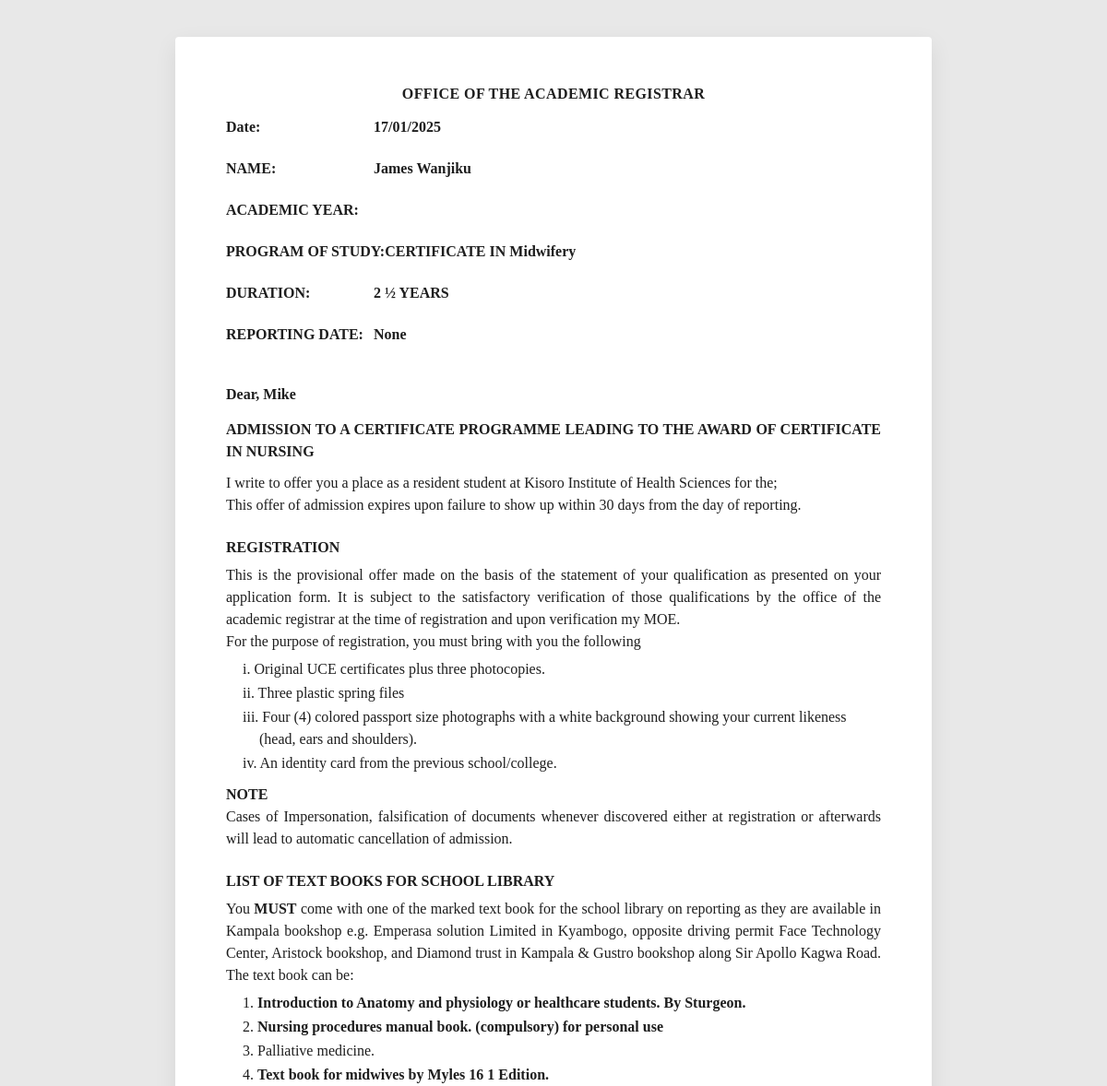
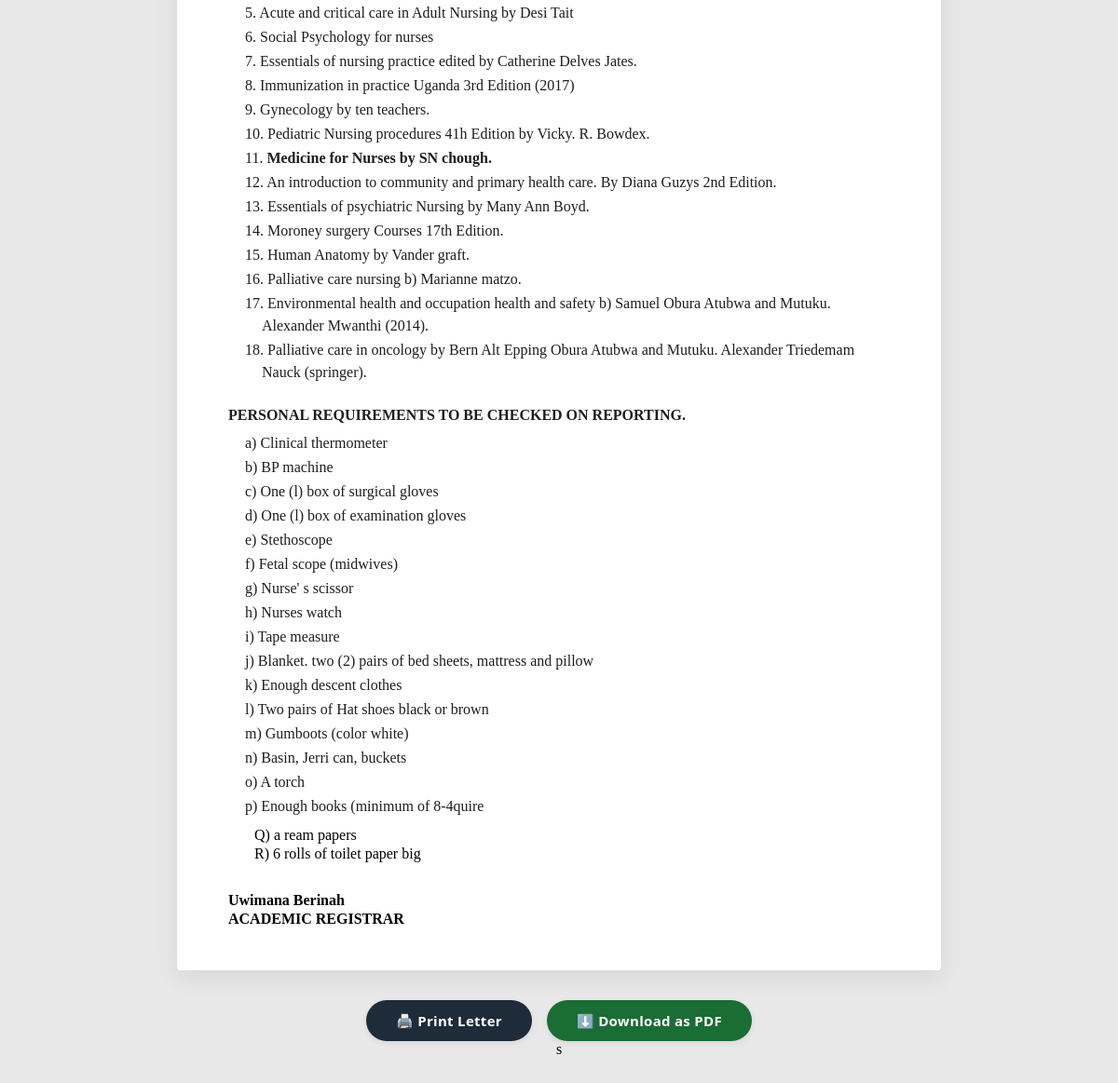
Screenshot of /portal/student/admission-form/33/ with the database file from the repository (2 pictures, top to bottom).
### admissions/models.py (models this page shows, shortened)
class Student(models.Model):
    application = models.OneToOneField(
        'Application',
        on_delete=models.SET_NULL,
        null=True,
        blank=True,
        related_name='admitted_student',
        help_text="The application this student was admitted from"
    )
    first_name = models.CharField(max_length=100)
    middle_name = models.CharField(max_length=100, blank=True)  # Optional middle name
    last_name = models.CharField(max_length=100)
    date_of_birth = models.DateField()
    gender = models.CharField(
        max_length=1,
        choices=[('M', 'Male'), ('F', 'Female')],
        help_text="Select gender"
    )  # Gender choices
    religion = models.CharField(max_length=50)
    nationality = models.CharField(max_length=100)
    passport_photo = models.ImageField(upload_to='passport_photos/', blank=True, null=True)
    birth_district = models.CharField(max_length=100)
    subcounty = models.CharField(max_length=100)
    parish = models.CharField(max_length=100)
    village = models.CharField(max_length=100)
    phone = models.CharField(max_length=15)
    email = models.EmailField(unique=True)
    father_name = models.CharField(max_length=100)
    father_phone = models.CharField(max_length=15)
    mother_name = models.CharField(max_length=100)
    mother_phone = models.CharField(max_length=15)
    sponsor_name = models.CharField(max_length=100)
    former_school = models.CharField(max_length=200, blank=True)
    former_school_district = models.CharField(max_length=100, blank=True)
    course = models.ForeignKey('academics.Course', on_delete=models.CASCADE)
    admission_number = models.CharField(max_length=20, unique=True, blank=True)
    reporting = models.DateField( blank=True, null=True)
    year_of_admission = models.CharField(max_length=15)
    NSIN = models.CharField(max_length=20, unique=False, blank=True, default='', help_text="National Student Identification Number. Leave blank if not yet assigned.")
    ENROLLMENT_STATUS_CHOICES = [
        ('ENROLLED', 'Enrolled'),
        ('PENDING', 'Pending'),
        ('DEFERRED', 'Deferred'),
        ('COMPLETED', 'Completed'),
        ('WITHDRAWN', 'Withdrawn'),
    ]
    enrollment_status = models.CharField(
        max_length=15,
        choices=ENROLLMENT_STATUS_CHOICES,
        default='PENDING',
        help_text="Current enrollment status of the student"
    )
    class Meta:
        verbose_name = 'Admission'
        verbose_name_plural = 'Admissions'

### academics/models.py (models this page shows, shortened)
class Course(models.Model):
    LEVEL_CHOICES = [
        ('CERTIFICATE', 'Certificate'),
        ('DIPLOMA', 'Diploma'),
        ('BACHELORS', "Bachelor's"),
        ('MASTERS', "Master's"),
    ]
    name = models.CharField(max_length=100)
    short_name = models.CharField(max_length=10, unique=True)  # e.g., CS for Computer Science
    duration = models.IntegerField(help_text="Duration in months")  # Course duration in months
    level = models.CharField(
        max_length=20,
        choices=LEVEL_CHOICES,
        default='CERTIFICATE',
        help_text="Academic level of the course"
    )
    department = models.ForeignKey(
        Department,
        on_delete=models.SET_NULL,
        null=True,
        blank=True,
        related_name='courses',
        help_text="Department this course belongs to"
    )

### admissions/views.py (the view)
# urls.py: path('student/admission-form/<int:student_id>/', views.student_admission_form, name='student_admission_form'),
def student_admission_form(request, student_id):
    student = get_object_or_404(Student, id=student_id)
    return render(request, 'admissions/admission_form.html', {'student': student})

### SchoolManagementSystem/context_processors.py (called while the page is built)
def dashboard_stats(request):
    total_admissions = AdmissionStudent.objects.count()
    enrolled = AdmissionStudent.objects.filter(enrollment_status='ENROLLED').count()
    completed = AdmissionStudent.objects.filter(enrollment_status='COMPLETED').count()
    withdrawn = AdmissionStudent.objects.filter(enrollment_status='WITHDRAWN').count()
    deferred = AdmissionStudent.objects.filter(enrollment_status='DEFERRED').count()
    pending = AdmissionStudent.objects.filter(enrollment_status='PENDING').count()
    active_enrolled = AcademicStudent.objects.count()
    return {
        'stats_total_students': total_admissions,
        'stats_enrolled': active_enrolled,
        'stats_completed': completed,
        'stats_withdrawn': withdrawn,
        'stats_deferred': deferred,
        'stats_pending': pending,
    }

### admissions/templates/admissions/admission_form.html (shortened to what this page needs)
<!DOCTYPE html>
<html lang="en">
<head>
</head>
<body>
<div class="letter">
    <div class="office">Office of the Academic Registrar</div>
    <div class="detail-line">
        <span class="label">Date:</span>
        <span class="value">17/01/2025</span>
    </div><br>
    <div class="detail-line">
        <span class="label">NAME:</span>
        <span class="value">{{ student.first_name }} {{ student.last_name }}</span>
    </div><br>
    <div class="detail-line">
        <span class="label">ACADEMIC YEAR:</span>
    </div><br>
    <div class="detail-line">
        <span class="label">PROGRAM OF STUDY:</span>
        <span class="value">CERTIFICATE IN {{ student.course.name }}</span>
    </div><br>
    <div class="detail-line">
        <span class="label">DURATION:</span>
        <span class="value">2 ½ YEARS</span>
    </div><br>
    <div class="detail-line">
        <span class="label">REPORTING DATE:</span>
        <span class="value">{{ student.reporting }}</span>
    </div><br>
    <p style="margin-top: 20px; font-weight: 700;">Dear, Mike</p>
    <p class="admission-title">ADMISSION TO A CERTIFICATE PROGRAMME LEADING TO THE AWARD OF CERTIFICATE IN NURSING</p>
    <p style="text-align: justify;">
        I write to offer you a place as a resident student at Kisoro Institute of Health Sciences for the;
    </p>
    <p style="text-align: justify;">
        This offer of admission expires upon failure to show up within 30 days from the day of reporting.
    </p>
    <p class="section-title">REGISTRATION</p>
    <p style="text-align: justify;">
        This is the provisional offer made on the basis of the statement of your qualification as presented on your application form. It is subject to the satisfactory verification of those qualifications by the office of the academic registrar at the time of registration and upon verification my MOE.
    </p>
    <p style="text-align: justify;">For the purpose of registration, you must bring with you the following</p>
    <ul class="reg-list">
        <li>Original UCE certificates plus three photocopies.</li>
        <li>Three plastic spring files</li>
        <li>Four (4) colored passport size photographs with a white background showing your current likeness (head, ears and shoulders).</li>
        <li>An identity card from the previous school/college.</li>
    </ul>
    <p class="note">NOTE</p>
    <p style="text-align: justify;">Cases of Impersonation, falsification of documents whenever discovered either at registration or afterwards will lead to automatic cancellation of admission.</p>
    <p class="section-title">LIST OF TEXT BOOKS FOR SCHOOL LIBRARY</p>
    <p style="text-align: justify;">
        You <b>MUST</b> come with one of the marked text book for the school library on reporting as they are available in Kampala bookshop e.g. Emperasa solution Limited in Kyambogo, opposite driving permit Face Technology Center, Aristock bookshop, and Diamond trust in Kampala &amp; Gustro bookshop along Sir Apollo Kagwa Road. The text book can be:
    </p>
    <ul class="book-list">
        <li><b>Introduction to Anatomy and physiology or healthcare students. By Sturgeon.</b></li>
        <li><b>Nursing procedures manual book. (compulsory) for personal use</b></li>
        <li>Palliative medicine.</li>
        <li><b>Text book for midwives by Myles 16 1 Edition.</b></li>
        <li>Acute and critical care in Adult Nursing by Desi Tait</li>
        <li>Social Psychology for nurses</li>
        <li>Essentials of nursing practice edited by Catherine Delves Jates.</li>
        <li>Immunization in practice Uganda 3rd Edition (2017)</li>
        <li>Gynecology by ten teachers.</li>
        <li>Pediatric Nursing procedures 41h Edition by Vicky. R. Bowdex.</li>
        <li><b>Medicine for Nurses by SN chough.</b></li>
        <li>An introduction to community and primary health care. By Diana Guzys 2nd Edition.</li>
        <li>Essentials of psychiatric Nursing by Many Ann Boyd.</li>
        <li>Moroney surgery Courses 17th Edition.</li>
        <li>Human Anatomy by Vander graft.</li>
        <li>Palliative care nursing b) Marianne matzo.</li>
        <li>Environmental health and occupation health and safety b) Samuel Obura Atubwa and Mutuku. Alexander Mwanthi (2014).</li>
        <li>Palliative care in oncology by Bern Alt Epping Obura Atubwa and Mutuku. Alexander Triedemam Nauck (springer).</li>
    </ul>
    <p class="section-title">PERSONAL REQUIREMENTS TO BE CHECKED ON REPORTING.</p>
    <ul class="personal-list">
        <li data-letter="a">Clinical thermometer</li>
        <li data-letter="b">BP machine</li>
        <li data-letter="c">One (l) box of surgical gloves</li>
        <li data-letter="d">One (l) box of examination gloves</li>
        <li data-letter="e">Stethoscope</li>
        <li data-letter="f">Fetal scope (midwives)</li>
        <li data-letter="g">Nurse' s scissor</li>
        <li data-letter="h">Nurses watch</li>
        <li data-letter="i">Tape measure</li>
        <li data-letter="j">Blanket. two (2) pairs of bed sheets, mattress and pillow</li>
        <li data-letter="k">Enough descent clothes</li>
        <li data-letter="l">Two pairs of Hat shoes black or brown</li>
        <li data-letter="m">Gumboots (color white)</li>
        <li data-letter="n">Basin, Jerri can, buckets</li>
        <li data-letter="o">A torch</li>
        <li data-letter="p">Enough books (minimum of 8-4quire</li>
    </ul>
    <div class="extra-item">Q) a ream papers</div>
    <div class="extra-item">R) 6 rolls of toilet paper big</div>
    <div class="signature-block">
        <div class="name">Uwimana Berinah</div>
        <div style="font-weight: 700; margin-top: 2px;">ACADEMIC REGISTRAR</div>
    </div>
</div>
<div class="actions">
    <button class="btn-print" onclick="window.print()">🖨️ Print Letter</button>
    <a class="btn-pdf" href="{% url 'admission_letter' student.id %}">⬇️ Download as PDF</a>
</div>
</body>
</html>s

### admissions/templates/admissions/admission_form.html (style rules this page uses)
* { margin: 0; padding: 0; box-sizing: border-box; }
body { background: #e8e8e8; font-family: 'Bookman Old Style', 'Times New Roman', serif; padding: 40px 20px; display: flex; flex-direction: column; align-items: center; }
.letter { max-width: 820px; width: 100%; background: #ffffff; padding: 50px 55px 45px 55px; box-shadow: 0 8px 24px rgba(0,0,0,0.08); border-radius: 4px; transition: all 0.2s; }
.letter p, .letter li, .letter .detail-line, .letter .office { font-size: 12pt; line-height: 1.5; color: #1e1e1e; }
.letter b, strong { font-weight: 700; }
.office { text-align: center; font-weight: 700; font-size: 13pt; letter-spacing: 0.4px; margin-bottom: 12px; text-transform: uppercase; }
.detail-line { display: flex; align-items: baseline; flex-wrap: wrap; margin-bottom: 3px; }
.detail-line .label { min-width: 160px; font-weight: 700; }
.detail-line .value { font-weight: 700; }
.section-title { font-weight: 700; margin-top: 22px; margin-bottom: 6px; font-size: 12pt; }
.admission-title { font-weight: 700; margin: 14px 0 10px 0; text-align: justify; font-size: 12pt; }
ul { list-style: none; padding-left: 28px; margin: 6px 0 10px 0; }
ul li { padding-left: 8px; margin-bottom: 2px; text-indent: -18px; }
ul.reg-list li::before { content: "i. "; font-weight: 400; }
ul.reg-list li:nth-child(2)::before { content: "ii. "; }
ul.reg-list li:nth-child(3)::before { content: "iii. "; }
ul.reg-list li:nth-child(4)::before { content: "iv. "; }
ul.book-list { counter-reset: book-counter 0; }
ul.book-list li::before { content: counter(book-counter) ". "; counter-increment: book-counter; }
ul.personal-list li::before { content: attr(data-letter) ") "; font-weight: 400; }
.extra-item { padding-left: 28px; margin-top: 2px; }
.note { font-weight: 700; margin-top: 6px; }
.signature-block { margin-top: 32px; font-weight: 700; }
.signature-block .name { margin-top: 6px; }
.actions { margin-top: 32px; display: flex; flex-wrap: wrap; justify-content: center; gap: 16px; }
.actions a, .actions button { padding: 12px 32px; border: none; border-radius: 40px; font-size: 15px; font-weight: 600; font-family: 'Segoe UI', Roboto, sans-serif; cursor: pointer; text-decoration: none; display: inline-block; transition: 0.2s; box-shadow: 0 2px 6px rgba(0,0,0,0.08); letter-spacing: 0.3px; }
.btn-print { background: #1e2b39; color: white; }
.btn-pdf { background: #1a6d34; color: white; }

### rows the page displays
Student: first_name "James", last_name "Wanjiku", course.name "Midwifery", reporting "None"
